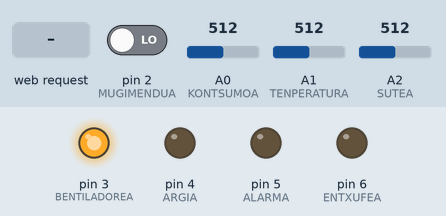
Simulated run of this sketch. Board: Arduino Uno, built with avr-gcc and run on an emulated ATmega328P. Shown: output pins drawn as LEDs (lit = HIGH). The test bench sets the inputs (shaded band); at power-on: A0 (KONTSUMOA) = 512, A1 (TENPERATURA) = 512, A2 (SUTEA) = 512, pin 2 (MUGIMENDUA) LOW.

Above: at 2.2 s.
2.3 s: A0 (KONTSUMOA) set to 0
At 3.7 s:
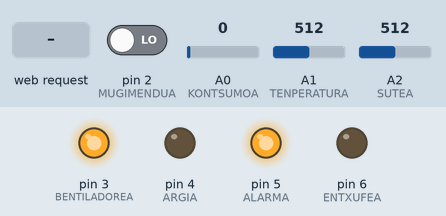
4.0 s: A1 (TENPERATURA) set to 57
5.5 s: A1 (TENPERATURA) set to 48
At 6.6 s:
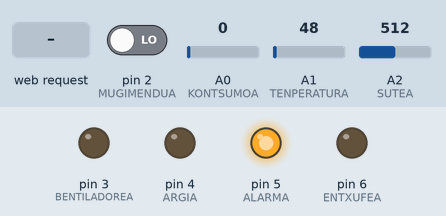
7.0 s: HTTP request GET /piztu received
At 8.3 s:
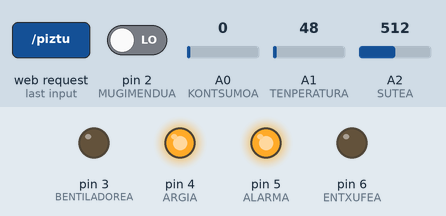
8.6 s: A2 (SUTEA) set to 109
10.1 s: A2 (SUTEA) set to 88
At 11.0 s:
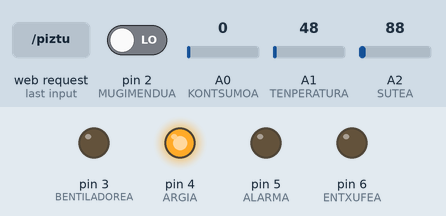
Timing chart, 0 to 12.6 s (numbered marks = the images above; inputs shaded):
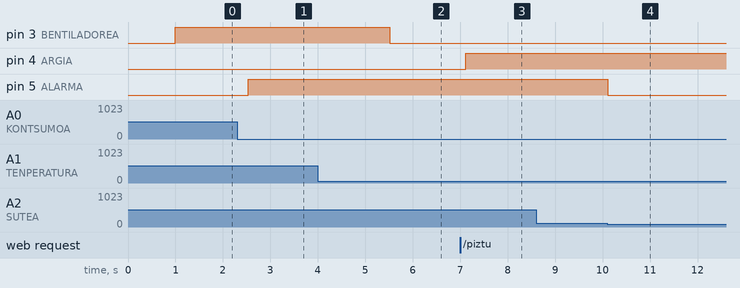

The sketch:

AMAIERAKO_PROIEKTUA.ino
```cpp
//LIBRERIAK
#include <SPI.h>
#include <String.h>
#include <Ethernet.h>

byte mac[] = { 0x90, 0xA2, 0xDA, 0x0D, 0x01, 0x94 }; //arduinoren MAc-a
byte ip[] = { 192, 168, 2, 3 }; //gure IPA
EthernetServer server(80); //portua

float tenpera;    //MOBILERA BIDALTZEKO DATUA(BARIABLEA)
float kontsumo;  //MOBILERA BIDALTZEKO DATUA (BARIABLEA)
//SARRERA ETA IRTEEREN PIN KOKALEKUAK:
int TENPERATURA = A1;     //SARRERA
int KONTSUMOA = A0;    //SARRERA
int SUTEA = A2;    //SARRERA
int MUGIMENDUA = 2;    //SARRERA
int BENTILADOREA = 3;    //IRTEERA
int ARGIA = 4;    //IRTEERA
int ALARMA = 5;    //IRTEERA
int ENTXUFEA = 6;    //IRTEERA
//PROGRAMAN ZEHAR ERABILITAKO BARIABLEAK:
int bentil;
int sute;
int sensore;
int argi;
int norbait;
int egoera;
long i=0;
int entxufe;
int atzerapena;
int tenala =25; //bentiladorea martxan ipintzeko haserako tenperatura
float sua;
float irakurketa,ff,pW,iA,vV,S_Ratio;
String readString = String(20);

void setup()
    {
    // ARDUINOKO IRTEERAK:
    pinMode(BENTILADOREA,OUTPUT);
    pinMode(ARGIA,OUTPUT);
    pinMode(ALARMA,OUTPUT);
    pinMode(ENTXUFEA,OUTPUT);
    //ARDUINOKO SARRERAK:
    pinMode(TENPERATURA,INPUT);
    pinMode(MUGIMENDUA,INPUT);
    pinMode(SUTEA,INPUT);
    pinMode(KONTSUMOA,INPUT);
    sensore =0;
    egoera=0;
    entxufe=0;
    atzerapena = 5 ;
    S_Ratio = 36.5;      // Sensor/ratio (mV/mA ) : 36.5
    vV = 230;
    ff = 5;             // freq. factor / (50Hz -> 5 / 60Hz -> 4.15)
    Ethernet.begin(mac, ip);
    //KALIBRATZEKO DENBORA
    delay (1000);
    //INTERRUPZIOA MUGIMENDUA
    attachInterrupt(0, MUGI , RISING );
    //PUERTO SERIERA KONEXIOA
    Serial.begin(9600);
    Serial.flush();
    }
//MUGIMENDU SENSOREAREN FUNTZIOA (inerrupzioa):
void MUGI()

    {
        if (sensore==1)//modu automatikoan sentsorea
        {
        digitalWrite(ARGIA, HIGH);//argia piztu
        norbait=1;//automatikoan eta argia piztuta
        }
    }
//KONTSUMO IRAKURKETA FUNTZIOA:

float smoothread(float fc){   // fc (factor corrector)
      int ni = 15;          // n. de iteraciones => smooth,(ni) => rango 10 a 50 mejor promedio [smoothing]
      float retorno = 0.0;
      for (int x = 0; x< ni; x++)
      {
      do {                         // espero paso por cero
          delayMicroseconds(20);
          } while (analogRead(KONTSUMOA) != 0) ;
          delay (ff);            // espera centro de ciclo
          delay (10);            // estabilizacion CAD
          retorno= retorno +(analogRead(KONTSUMOA)*fc);
      }
      return retorno / ni;
}
void loop()
    {


            //TENPERATURA SEINALEA IRAKURTZEKO FORMULAK

            tenpera = analogRead(TENPERATURA); //sentsorearen irakurketa analogikoa

            tenpera = ((5.0 * tenpera * 100.0)/1024.0); //tenperatura definitu


                  //BENTILADOREA NOIZ IPINI MARTXAN

                          if(tenpera>tenala) //tenperatura handiagoa tenala baino?
                            {
                              digitalWrite(BENTILADOREA, HIGH);
                              bentil=1;   //bentiladorea martxan dagoela dio
                            }
                          else
                            {
                              digitalWrite(BENTILADOREA, LOW);
                              bentil=0;   //bentiladorea itzalia dagoela dio
                            }

            //ETXEKO KONTSUMOA BIDALTZEKO ERAGIKETAK:
                irakurketa = smoothread (1) / 1.41;   // irakurketa (rms) berez,smoothread (1) / 1.41
                iA = (irakurketa * S_Ratio)/1000;     // Intentsitatea (A)
                pW = (vV * iA);                       // Potentzia (kW)

            //KEA EDO SUTEA DETEKTATZEKO ETA  ALARMA NOIZ IPINI MARTXAN:
              sua =0;
              sua = analogRead(SUTEA); //kearen detektorearen irakurketa analogikoa

                  if (sua >=100) //sentsorearen egoera/irakurketa 100 baino handiagoa bada
                  {
                    digitalWrite(ALARMA, HIGH);
                    sute=1; //kea dagoenean
                  }
                  else
                  {
                    digitalWrite(ALARMA, LOW);
                    sute=0; //kerik ez dagoenean
                  }
            //MUGIMENDU SENSOREA, ARGIA ITZALI 5 SEGUNDURA KONTADOREA ERABILIZ:
                  if (norbait==1) //argia piztua eta automatikoan badago
                   {
                     noInterrupts(); //interrupzioa desaktibatu
                     if (i==50) //40 denean argia itzali
                     {
                      digitalWrite (ARGIA, LOW);

                     }
                       if (i>=100) //100 denean interrupzioa aktibatu
                     {
                       interrupts();
                       digitalWrite (ARGIA, LOW);
                       norbait=0; //argia itzalita
                       i=0;//kontadorea zerora ipini
                     }
                     i++; //kontadoreri bat gehitu

                   }

            //KLIENTEA  KONEKTATUA BADAGO:
                EthernetClient client = server.available();
                  if (client)
                  {
                    while (client.connected())
                    {
                        if (client.available())
                          {
                          char c = client.read(); //klienteak irakurtzen badu

                              if (readString.length() < 30)//strina 30 baino txikiagoa bada
                              {

                                readString += (c);
                              }
                                  if (c == '\n')

                                  {
                                    if(readString.indexOf("piztu")>3) //strinean piztu ageri bada:
                                      {
                                        digitalWrite(ARGIA, HIGH);
                                        noInterrupts();
                                        sensore=0; //manualean ipini
                                        egoera=1; //itzalita

                                      }
                                    if(readString.indexOf("itzali")>0) //strinean itzali ageri bada:
                                      {
                                        digitalWrite(ARGIA, LOW);
                                        noInterrupts(); //interrupzioa desaktibatu
                                        sensore=0; //manualean ipini
                                        egoera=0; //itzalita

                                      }
                                    if(readString.indexOf("auto")>3) //strinean auto ageri bada:
                                      {
                                        digitalWrite(ARGIA, LOW);
                                        interrupts();
                                        sensore=1;
                                        egoera=0;

                                      }
                                      if(readString.indexOf("manual")>3) //strinean manual ageri bada:
                                      {
                                        digitalWrite(ARGIA, LOW);
                                        noInterrupts();
                                        sensore=0;
                                        egoera=0;

                                      }
                                   if(readString.indexOf("entxon")>3) //strinean entxon ageri bada:
                                      {
                                        digitalWrite(ENTXUFEA, HIGH);
                                        entxufe=1;
                                      }
                                   if(readString.indexOf("entxof")>3) //strinean entxof ageri bada:
                                      {
                                        digitalWrite(ENTXUFEA, LOW);
                                        entxufe=0;
                                      }
                                   if(readString.indexOf("tenala")>3) //strinean tenala ageri bada:
                                      {
                                        //tenalaren ondoren dagoena tenala moduan gorde
                                        tenala=readString.substring(readString.indexOf("tenala")+6,readString.indexOf("tenala")+8).toInt();
                                        delay(10);
                                      }

                                            //HTML HASIERA:

                                            client.println("HTTP/1.1 200 OK");
                                            client.println("Content-Type: text/html");
                                            client.println();

                                            client.print("<font size='20'>");
                                            client.print("<P>");

                                            //SERBIDORERA BIDALIKO DUGUNA(TXURRO GUZTIA):
                                            client.println("graduak");
                                            client.println(tenpera); //dagoen tenperatura
                                            client.println("c°");
                                            client.println("kontsumo");
                                            client.println(pW); //etxeko kontsumoa
                                            client.println("W       ");
                                            client.println("tenala");
                                            client.println(tenala); //mobiletik bidalitako datua

                                           //BENTILADORE EGOERA BIDALI:

                                           if (bentil)
                                              {
                                               client.print("bentilon");
                                              }
                                           else
                                              {
                                              client.print("bentilof");
                                              }

                                           //ALARMA EGOERA BIDALI:

                                           if (sute)
                                              {
                                               client.print("suteon");
                                              }
                                           else
                                              {
                                              client.print("suteof");
                                              }

                                           //ARGIA EDO MUGIMENDU SENSORE EGOERA BIDALI:

                                           if (sensore==0)
                                              {
                                               client.print("manual");
                                              }
                                           else
                                              {
                                              client.print("auto");
                                              }
                                           if ((norbait==0) && (egoera==0))
                                              {
                                               client.print("itzalita");
                                              }
                                           else
                                              {
                                               if ((norbait==1) ||(egoera==1))
                                                {
                                               client.print("piztuta");
                                                }
                                              }
                                           //ENTXUFEAREN EGOERA:
                                            if (entxufe==1)
                                              {
                                               client.print("entxuon");
                                              }
                                           else
                                              {
                                              client.print("entxuof");
                                              }

                                          readString="";

                                          delay(300); //denbora tarte bat datuak bidaltzeko
                                          client.stop(); //klientearekin konexioa amaitu
                                    }
                            }
                        }
                      }

    }
```

Measured:
- the behaviour switches between 52 and 51 on A1 (TENPERATURA) (found by bisection; images 1 and 2)
- the behaviour switches between 100 and 99 on A2 (SUTEA) (found by bisection; images 3 and 4)
- after the input at 2.3 s, pin 5 (ALARMA): LOW → HIGH after 0.23 s
- after the input at 4.0 s, every drawn part: stays the same
- after the input at 5.5 s, pin 3 (BENTILADOREA): HIGH → LOW at once
- after the input at 7.0 s, pin 4 (ARGIA): LOW → HIGH after 0.12 s
- after the input at 8.6 s, every drawn part: stays the same
- after the input at 10.1 s, pin 5 (ALARMA): HIGH → LOW at once
